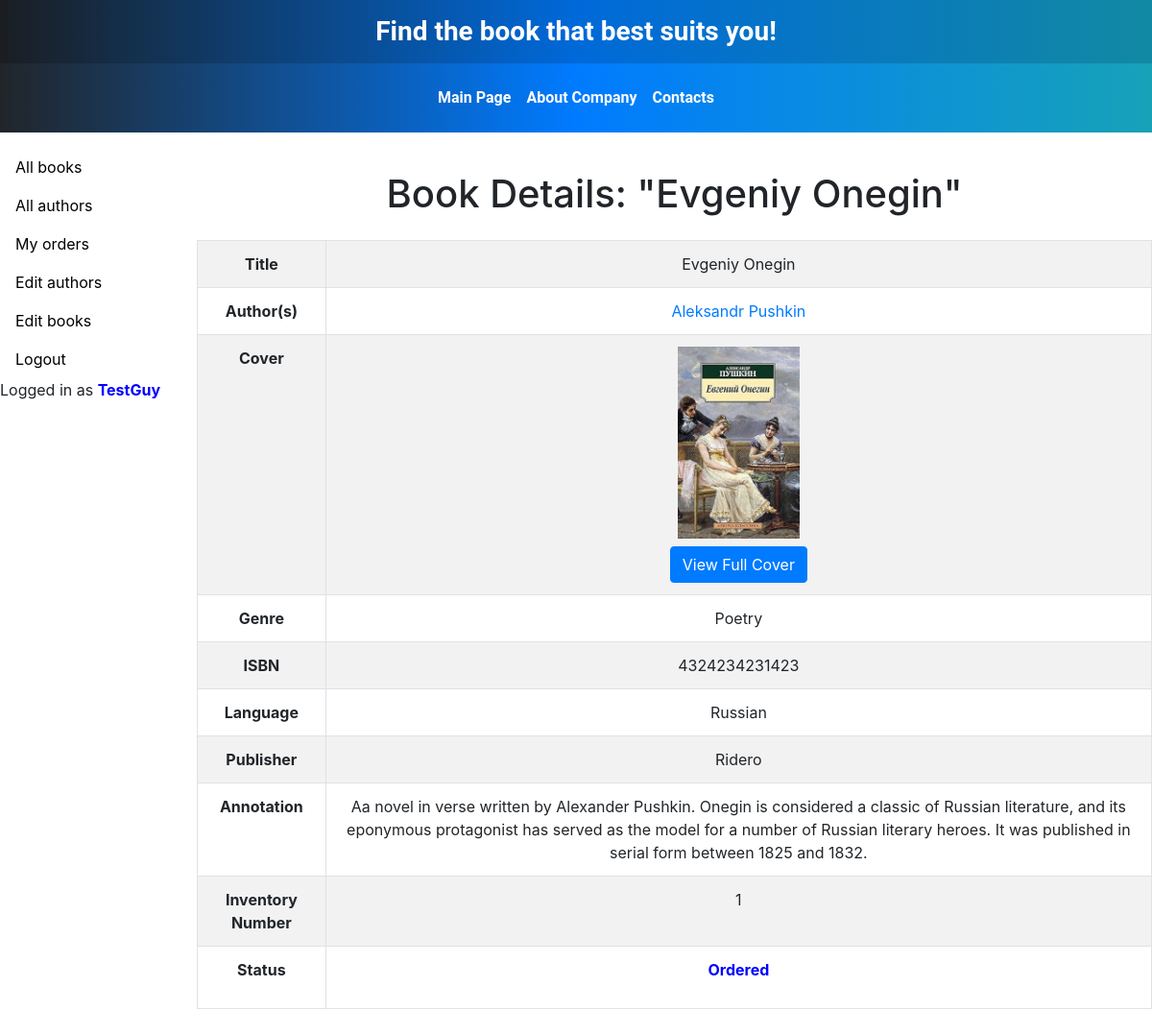
The page /books/2/ (signed in) on the database its author committed.
### catalog/models.py (models this page shows, shortened)
class Book(models.Model):
    title = models.CharField(max_length=200,
                             help_text="Enter the title of the book",
                             verbose_name="Book Title")
    genre = models.ForeignKey('Genre',
                              on_delete=models.CASCADE,
                              help_text="Enter the genre of the book",
                              verbose_name="Book Genre",
                              null=True)
    language = models.ForeignKey('Language',
                                 on_delete=models.CASCADE,
                                 help_text="Enter the language of the book",
                                 verbose_name="Book Language",
                                 null=True)
    publisher = models.ForeignKey('Publisher',
                                  on_delete=models.CASCADE,
                                  help_text="Enter the publisher of the book",
                                  verbose_name="Publisher",
                                  null=True)
    year = models.CharField(max_length=4,
                            help_text="Enter the year of the book",
                            verbose_name="Book Year")
    author = models.ManyToManyField('Author',
                                    help_text="Enter the author(s) of the book",
                                    verbose_name="Book Author(s)")
    summary = models.TextField(max_length=1000,
                               help_text="Enter the short summary of the book",
                               verbose_name="Book Annotation")
    isbn = models.CharField(max_length=13,
                            help_text="It must contain 13 symbols",
                            verbose_name="ISBN of the Book")
    photo = models.ImageField(upload_to="images",
                              help_text="Enter the cover of the book",
                              verbose_name="Book Cover")
    class Meta:
        ordering = ['title']  # Default ordering by book title
    def display_author(self):
        return ', '.join([f"{author.first_name} {author.last_name}" for author in self.author.all()])
    display_author.short_description = 'Authors'

class Author(models.Model):
    first_name = models.CharField(max_length=100,
                                  help_text="Enter the name of the author",
                                  verbose_name="Author Name")
    last_name = models.CharField(max_length=100,
                                 help_text="Enter the surname of the author",
                                 verbose_name="Author Surname")
    date_of_birth = models.DateField(help_text="Enter the date of birth",
                                     verbose_name="Birthday",
                                     null=True,
                                     blank=True)
    about = models.TextField(help_text="Enter the data about author",
                             verbose_name="About author")
    photo = models.ImageField(upload_to='images',
                              help_text="Upload author photo",
                              verbose_name="Author Photo",
                              null=True,
                              blank=True)

class Genre(models.Model):
    name = models.CharField(max_length=200,
                            help_text="Enter the genre of the book",
                            verbose_name="Book Genre")
    def __str__(self):
        return self.name

class Language(models.Model):
    name = models.CharField(max_length=20,
                            help_text="Enter the language of the book",
                            verbose_name="Book Language")
    def __str__(self):
        return self.name

class Publisher(models.Model):
    name = models.CharField(max_length=20,
                            help_text="Enter the publisher of the book",
                            verbose_name="Book Publisher")
    def __str__(self):
        return self.name

class BookInstance(models.Model):
    book = models.ForeignKey('Book',
                             on_delete=models.CASCADE,
                             null=True)
    inv_num = models.CharField(max_length=20,
                               null=True,
                               help_text="Enter the inventory number",
                               verbose_name="Inventory Number")
    status = models.ForeignKey('Status',
                               on_delete=models.CASCADE,
                               null=True,
                               help_text="Change the status of the book",
                               verbose_name='Status of the book')
    due_back = models.DateField(null=True,
                                blank=True,
                                help_text="Enter the due date",
                                verbose_name="Due date")
    borrower = models.ForeignKey(User,
                                 on_delete= models.SET_NULL,
                                 null=True,
                                 blank=True,
                                 verbose_name='Customer',
                                 help_text='Choose Customer',
                                 )
    class Meta:
        ordering = ["due_back"]

class Status(models.Model):
    name = models.CharField(max_length=20,
                            help_text="Enter the status of the book instance",
                            verbose_name="Book Status")

### catalog/views.py (the view)
# urls.py: path('books/<int:pk>/', login_required(views.BookDetailView.as_view()), name='book-detail'),
class BookDetailView(DetailView):
    model = Book
    context_object_name = 'book'

### templates/catalog/book_detail.html
{% extends 'catalog/base.html' %}
{% block content %}
<div class="container mt-4">
    <h1 class="mb-4">Book Details: "{{ book.title }}"</h1>
    <table class="table table-bordered table-striped">
        <tr>
            <th scope="row">Title</th>
            <td>{{ book.title }}</td>
        </tr>
        <tr>
            <th scope="row">Author(s)</th>
            <td>
                {% for author in book.author.all %}
                    <a href="{% url 'authors-detail' author.id %}">{{ author.first_name }} {{ author.last_name }}</a>{% if not forloop.last %}, {% endif %}
                {% endfor %}
            </td>
        </tr>
        <tr>
            <th scope="row">Cover</th>
            <td>
                {% if book.photo %}
                    <img src="{{ book.photo.url }}" alt="Cover of {{ book.title }}" class="img-fluid" style="max-height: 200px;">
                    <div class="mt-2">
                        <a href="{{ book.photo.url }}" class="btn btn-primary" target="_blank">View Full Cover</a>
                    </div>
                {% else %}
                    <span class="text-muted">No cover available</span>
                {% endif %}
            </td>
        </tr>
        <tr>
            <th scope="row">Genre</th>
            <td>{{ book.genre }}</td>
        </tr>
        <tr>
            <th scope="row">ISBN</th>
            <td>{{ book.isbn }}</td>
        </tr>
        <tr>
            <th scope="row">Language</th>
            <td>{{ book.language }}</td>
        </tr>
        <tr>
            <th scope="row">Publisher</th>
            <td>{{ book.publisher }}</td>
        </tr>
        <tr>
            <th scope="row">Annotation</th>
            <td>{{ book.summary }}</td>
        </tr>
        {% if book.bookinstance_set.exists %}
            {% for copy in book.bookinstance_set.all %}
            <tr>
                <th scope="row">Inventory Number</th>
                <td>{{ copy.inv_num }}</td>
            </tr>
            <tr>
                <th scope="row">Status</th>
                <td>
                    {% include "catalog/book_status.html" %}
                </td>
            </tr>
            {% endfor %}
        {% else %}
            <tr>
                <th scope="row">Copies Available</th>
                <td class="text-muted">No copies available.</td>
            </tr>
        {% endif %}
    </table>
</div>
{% endblock %}

### templates/catalog/base.html (shortened to what this page needs)
<!doctype html>
<html lang="en">
<head>
    {% load static %}
    <link rel="stylesheet" href="https://stackpath.bootstrapcdn.com/bootstrap/4.5.2/css/bootstrap.min.css">
    <link rel="stylesheet" href="https://cdnjs.cloudflare.com/ajax/libs/font-awesome/4.7.0/css/font-awesome.min.css">
</head>
<body>
<div class="wrapper">
    <header class="header">
        <div class="container">
            <div class="row align-items-center">
                <div class="col-12 text-center text-md-left">
                    <h3 class="text-center font-weight-bold mb-0">
                        Find the book that best suits you!
                    </h3>
                </div>
            </div>
        </div>
    </header>
    <nav class="navbar navbar-expand-lg navbar-custom">
        <div class="container">
            <div class="collapse navbar-collapse justify-content-center" id="navbarNav">
                <ul class="navbar-nav">
                    <li class="nav-item">
                        <a class="nav-link" href="{% url 'index' %}">Main Page</a>
                    </li>
                    <li class="nav-item">
                        <a class="nav-link" href="{% url 'about' %}">About Company</a>
                    </li>
                    <li class="nav-item">
                        <a class="nav-link" href="{% url 'contacts' %}">Contacts</a>
                    </li>
                </ul>
            </div>
        </div>
    </nav>
    <div class="container-fluid content-area">
        <div class="row">
            <div class="col-2">
                {% block sidebar %}
                <nav class="nav flex-column">
                    <a class="nav-link" href="{% url 'books' %}">All books</a>
                    <a class="nav-link" href="{% url 'authors-list' %}">All authors</a>
                    {% if user.is_authenticated %}
                    <a class="nav-link" href="{% url 'my-borrowed-books' %}">My orders</a>
                    <a class="nav-link" href="{% url 'edit-authors' %}">Edit authors</a>
                    <a class="nav-link" href="{% url 'edit-books' %}">Edit books</a>
                    <a class="nav-link" href="#" onclick="event.preventDefault(); document.getElementById('logout-form').submit();">Logout</a>
                    <div>Logged in as <span style="color: blue; font-weight: bold;">{{ user.get_username }}</span></div>
                    {% else %}
                    <a class="nav-link" href="{% url 'login' %}">Login</a>
                    {% endif %}
                </nav>
                {% endblock sidebar %}
            </div>
            <div class="col-10">
                <div class="row text-center">
                    {% block content %}
                    {% endblock content %}
                </div>
            </div>
        </div>
    </div>
</div>
</body>
</html>

### templates/catalog/book_status.html
{% for copy in book.bookinstance_set.all %}
    <ul class="list-unstyled">
        {% if copy.status.name == "Sold" %}
            <span style="color: red; font-weight: bold;">{{ copy.status.name }}</span>
        {% elif copy.status.name == "Ordered" %}
            <span style="color: blue; font-weight: bold;">{{ copy.status.name }}</span>
        {% elif copy.status.name == "Available" %}
            <span style="color: green; font-weight: bold;">{{ copy.status.name }}</span>
        {% endif %}
    </ul>
{% endfor %}

### templates/catalog/base.html (style rules this page uses)
.header { background: linear-gradient(90deg, #1a1e22, #0069d9, #1289a3); color: #fff; padding: 1rem 0; font-family: 'Roboto', sans-serif; }
.header h3 { font-size: 1.75rem; margin: 0; }
.navbar-custom { background: linear-gradient(90deg, #212529, #007bff, #17a2b8); color: #fff; padding: 1rem 0; font-family: 'Roboto', sans-serif; }
.navbar-custom .navbar-nav .nav-link { font-weight: bold; color: white; transition: color 0.3s ease, background-color 0.3s ease; }
.nav-link { color: #000; }
html, body { height: 100%; margin: 0; }
.wrapper { min-height: 100%; display: flex; flex-direction: column; }
.content-area { padding: 1rem 0; }

### rows shown on the page
Book: title "Evgeniy Onegin", photo (picture), genre "Poetry", isbn "4324234231423", language "Russian", publisher "Ridero", summary "Aa novel in verse written by Alexander Pushkin. Onegin is considered a classic of Russian literature, and its eponymous protagonist has served as the model for a number of Russian literary heroes. It was published in serial form between 1825 and 1832."
Author: first_name "Aleksandr", last_name "Pushkin"
BookInstance: inv_num "1", status.name "Ordered"

### other values the page prints
{{ user.get_username }} "TestGuy"
